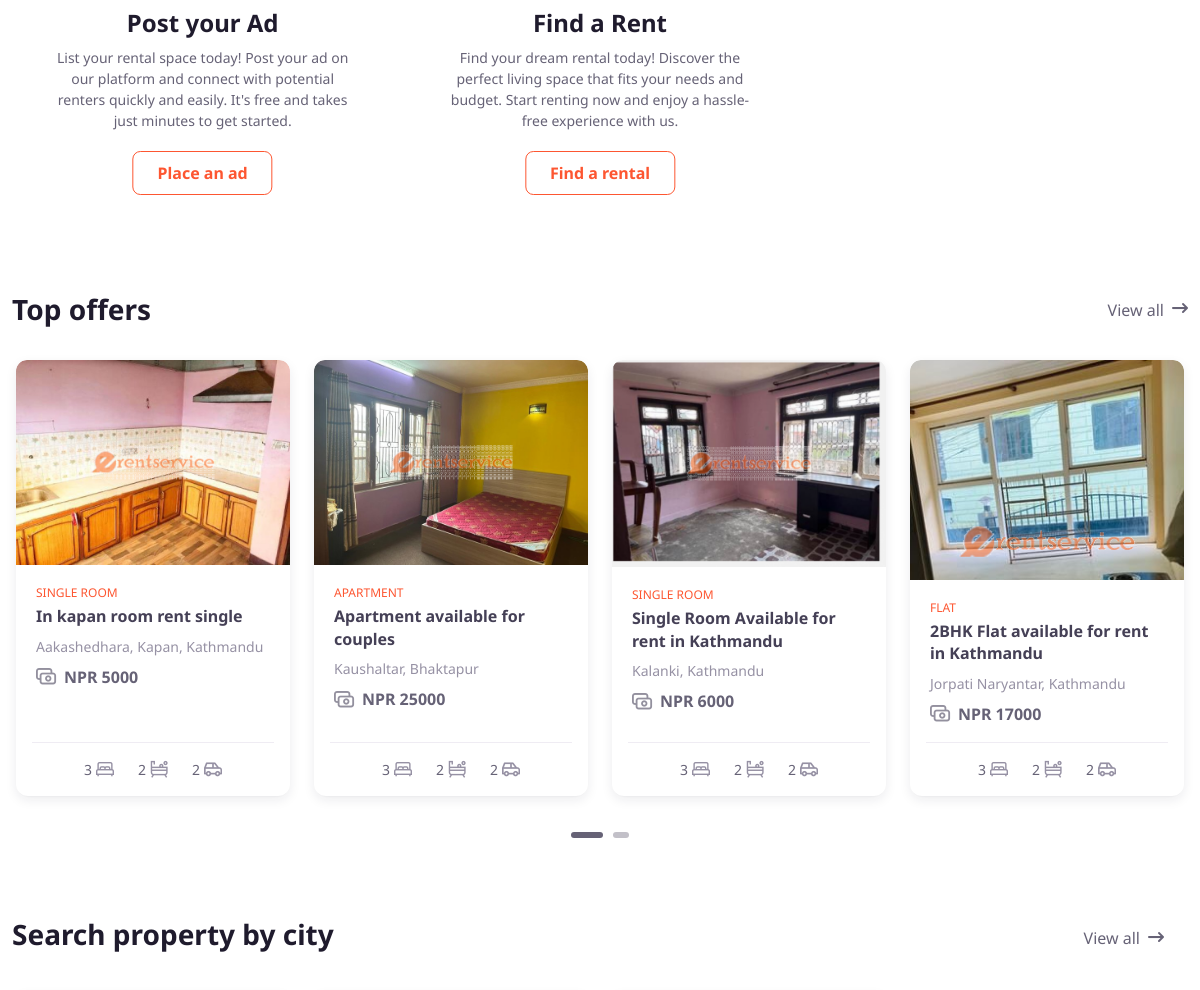
Before: / (middle part) with the older database file.
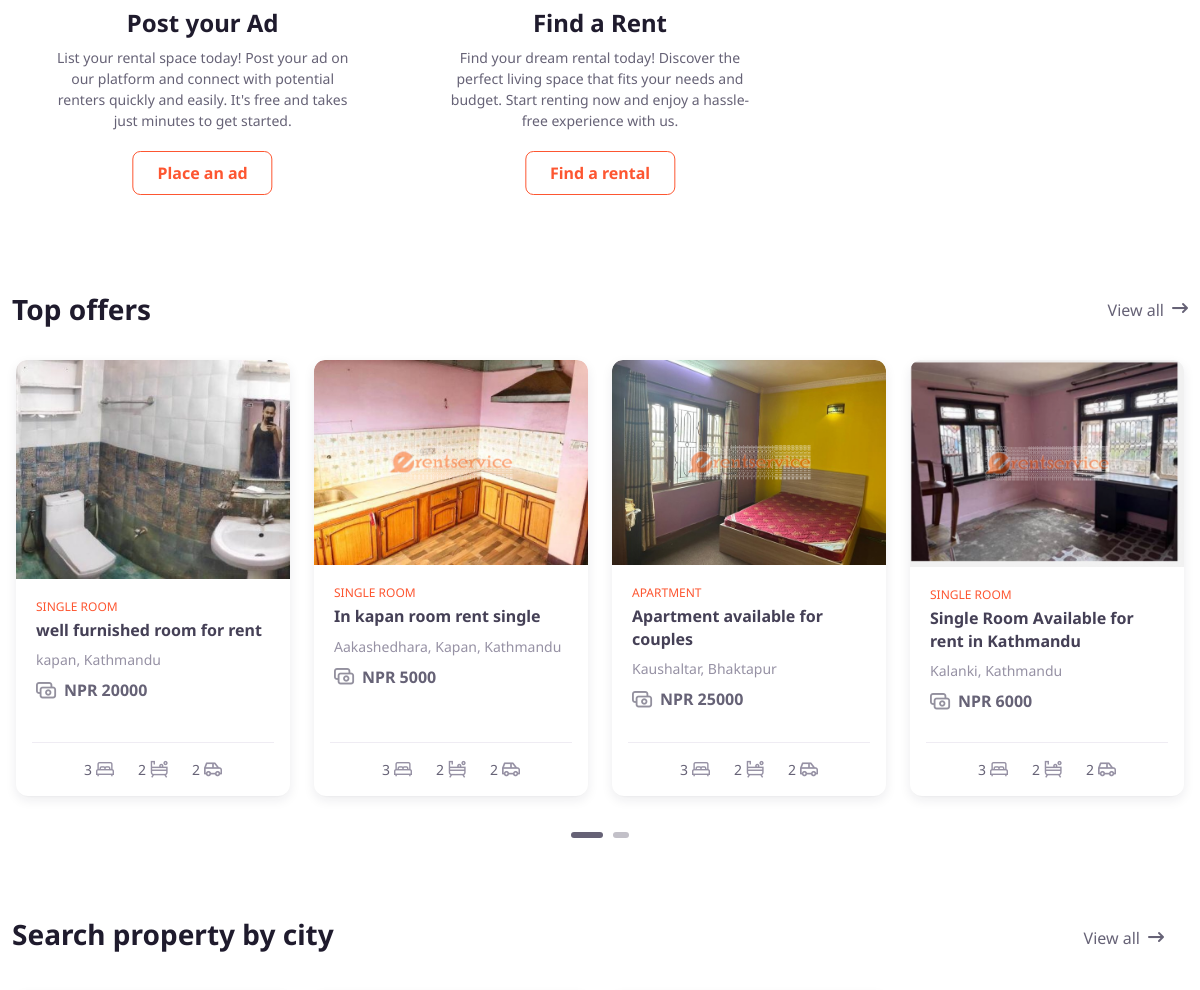
After: the same page with the newer database file.
### home/models.py (models this page shows, shortened)
class Room(models.Model):
    furnishing_choice = (
        ('Full-Furnished', 'Full-Furnished'),
        ('Semi-Furnished', 'Semi-Furnished '),
        ('Non-Furnished', 'Non-Furnished'))
    type_choices = (
        ('Flat', 'Flat'),
        ('Single Room', 'Single Room'),
        ('Apartment', 'Apartment'),
    )
    author_type_choices = (
        ('Owner', 'Owner'),
        ('Agent', 'Agent'),
    )
    title = models.CharField(max_length=300)
    price = models.IntegerField()
    image = models.ImageField(upload_to='media/', blank=True)
    image_1 = ResizedImageField(upload_to='media/', blank=True)
    image_2 = ResizedImageField(upload_to='media/', blank=True)
    image_3 = ResizedImageField(upload_to='media/', blank=True)
    image_4 = ResizedImageField(upload_to='media/', blank=True)
    description = RichTextField()
    furnishing = models.CharField(max_length=50, choices=furnishing_choice)
    num_bedroom = models.IntegerField()
    num_bathroom = models.IntegerField()
    num_livingroom = models.IntegerField()
    num_kitchen = models.IntegerField()
    author =  models.ForeignKey(settings.AUTH_USER_MODEL, on_delete=models.CASCADE)
    author_agent_or_owner = models.CharField(max_length=500, choices=author_type_choices, default='Owner')
    contact_num = models.CharField(max_length=10)
    published_date = models.DateTimeField(auto_now_add=True)
    type = models.CharField(max_length=500, choices=type_choices )
    slug = models.SlugField(max_length=500,unique=True, blank=True)
    location = models.CharField(max_length=500)
    district = models.CharField(max_length=500)
    google_maps_embed_url = models.URLField(max_length=500,blank = True)

### home/views.py (the view)
# urls.py: path('', HomeView.as_view(), name='home'),
class HomeView(View):
    def get(self,request):
        top_offers = Room.objects.all().order_by('-id')[:6]
        location_search = Room.objects.values_list('location', flat=True).distinct()
        district_search = Room.objects.values_list('district', flat=True).distinct()
        type_search = Room.objects.values_list('type', flat=True).distinct()
        context = {
            'location_search':location_search,
            'district_search':district_search,
            'type_search':type_search,
            'top_offers':top_offers
        }
        return render(request,'home_1.html', context=context)

### accounts/context_processor.py (called while the page is built)
def inject_form(request):
    return {'signin_form': LoginForm(), 'register_form': RegisterForm()}

### templates/home_1.html (shortened to what the changed rows need)
{% extends 'base_1.html' %}
{% load static %}
{% block content %}
      <section class="container mb-5 mt-n3 mt-lg-0">
        <div class="tns-carousel-wrapper tns-nav-outside tns-nav-outside-flush mx-n2">
          <div class="tns-carousel-inner row gx-4 mx-0 py-3" data-carousel-options="{&quot;items&quot;: 3, &quot;controls&quot;: false, &quot;responsive&quot;: {&quot;0&quot;:{&quot;items&quot;:1},&quot;500&quot;:{&quot;items&quot;:2},&quot;768&quot;:{&quot;items&quot;:3}}}">
            <div class="col">
              <div class="card card-hover border-0 h-100 pb-2 pb-sm-3 px-sm-3 text-center"><img class="d-block mx-auto my-3" src="{% static 'img/real-estate/illustrations/sell.svg' %}" width="256" alt="Illustration">
                <div class="card-body">
                  <h2 class="h4 card-title">Post your Ad</h2>
                </div>
              </div>
            </div>
            <div class="col">
              <div class="card card-hover border-0 h-100 pb-2 pb-sm-3 px-sm-3 text-center"><img class="d-block mx-auto my-3" src="{% static 'img/real-estate/illustrations/rent.svg' %}" width="256" alt="Illustration">
                <div class="card-body">
                  <h2 class="h4 card-title">Find a Rent</h2>
                </div>
              </div>
            </div>
          </div>
        </div>
      </section>
      <section class="container mb-5 pb-md-4">
        <div class="d-flex align-items-center justify-content-between mb-3">
          <h2 class="h3 mb-0">Top offers</h2><a class="btn btn-link fw-normal p-0" href="{% url 'home:search' %}">View all<i class="fi-arrow-long-right ms-2"></i></a>
        </div>
        <div class="tns-carousel-wrapper tns-controls-outside-xxl tns-nav-outside tns-nav-outside-flush mx-n2">
          <div class="tns-carousel-inner row gx-4 mx-0 pt-3 pb-4" data-carousel-options="{&quot;items&quot;: 4, &quot;responsive&quot;: {&quot;0&quot;:{&quot;items&quot;:1},&quot;500&quot;:{&quot;items&quot;:2},&quot;768&quot;:{&quot;items&quot;:3},&quot;992&quot;:{&quot;items&quot;:4}}}">
            {% for top_offer in top_offers %}
            <div class="col">
              <div class="card shadow-sm card-hover border-0 h-100">
                <div class="card-img-top card-img-hover" style="max-height: 220px;"><a class="img-overlay" href="{% url 'home:room_detail' top_offer.slug %}"></a>
                  <img src="{{top_offer.image.url}}" alt="Image">
                </div>
                <div class="card-body position-relative pb-3 d-flex flex-column">
                  <h4 class="mb-1 fs-xs fw-normal text-uppercase text-primary">{{top_offer.type}}</h4>
                  <h3 class="h6 mb-2 fs-base"><a class="nav-link stretched-link" href="{% url 'home:room_detail' top_offer.slug %}">{{top_offer.title}}</a></h3>
                  <p class="mb-2 fs-sm text-muted">{{top_offer.location}}, {{top_offer.district}}</p>
                  <div class="fw-bold"><i class="fi-cash mt-n1 me-2 lead align-middle opacity-70"></i>NPR {{top_offer.price}}</div>
                </div>
                <div class="card-footer d-flex align-items-center justify-content-center mx-3 pt-3 text-nowrap"><span class="d-inline-block mx-1 px-2 fs-sm">3<i class="fi-bed ms-1 mt-n1 fs-lg text-muted"></i></span><span class="d-inline-block mx-1 px-2 fs-sm">2<i class="fi-bath ms-1 mt-n1 fs-lg text-muted"></i></span><span class="d-inline-block mx-1 px-2 fs-sm">2<i class="fi-car ms-1 mt-n1 fs-lg text-muted"></i></span></div>
              </div>
            </div>
            {% endfor %}
          </div>
        </div>
      </section>
      <section class="container mb-5 pb-2">
        <div class="d-flex align-items-center justify-content-between mb-3">
          <h2 class="h3 mb-0">Search property by city</h2><a class="btn btn-link fw-normal ms-md-3 pb-0" href="{% url 'home:search' %}">View all<i class="fi-arrow-long-right ms-2"></i></a>
        </div>
      </section>
    {% endblock %}

Changed rows visible on the page:
no longer on this page (row unchanged): Room: image (picture), type "FLAT", title "2BHK Flat available for rent in Kathmandu", location "Jorpati Naryantar", district "Kathmandu", price "17000"
added Room: image (picture), type "SINGLE ROOM", title "well furnished room for rent", location "kapan", district "Kathmandu", price "20000"
